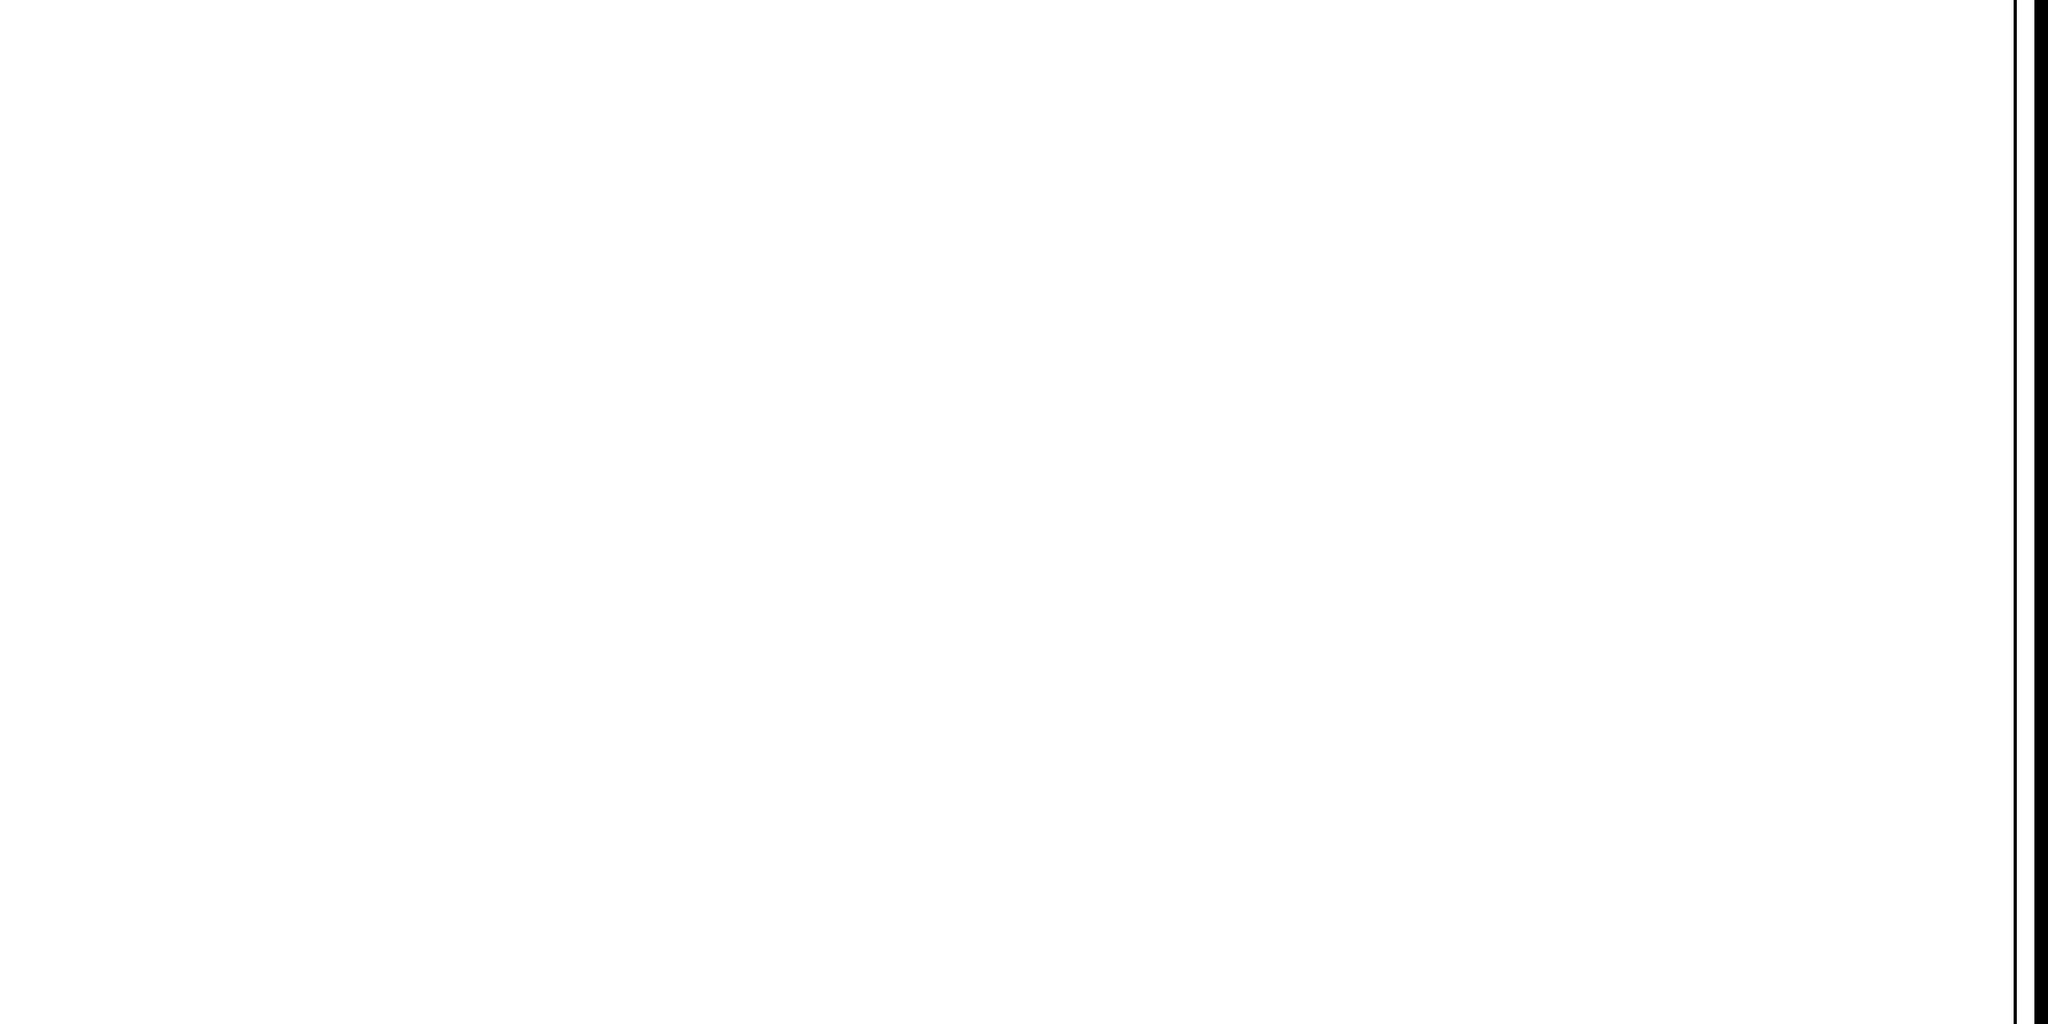

The image is a tile-based game level rendered from a .tmx file. Its description and complete source (layers, tilesets, objects, tile grids) follow:
An orthogonal 20x10 tile map with 128x128 px tiles, 1 tile layer (ground).

<map version="1.10" tiledversion="1.10.2" orientation="orthogonal" renderorder="right-down" width="20" height="10" tilewidth="128" tileheight="128" infinite="0" nextlayerid="7" nextobjectid="1">
 <tileset firstgid="1" name="city" tilewidth="128" tileheight="128" tilecount="5" columns="0">
  <grid orientation="orthogonal" width="1" height="1" />
  <tile id="2">
   <image width="128" height="128" source="../../tile/stick-shock/white/2.png" />
  </tile>
  <tile id="1">
   <image width="128" height="128" source="../../tile/stick-shock/white/5.png" />
  </tile>
  <tile id="3">
   <image width="128" height="128" source="../../tile/stick-shock/white/4.png" />
  </tile>
  <tile id="4">
   <image width="128" height="128" source="../../tile/stick-shock/white/6.png" />
  </tile>
  <tile id="5">
   <image width="128" height="128" source="../../tile/stick-shock/white/8.png" />
  </tile>
 </tileset>
 <layer id="5" name="ground" width="20" height="10">
  <data encoding="csv">
2,2,2,2,2,2,2,2,2,2,2,2,2,2,2,2,2,2,2,5,
2,2,2,2,2,2,2,2,2,2,2,2,2,2,2,2,2,2,2,5,
2,2,2,2,2,2,2,2,2,2,2,2,2,2,2,2,2,2,2,5,
2,2,2,2,2,2,2,2,2,2,2,2,2,2,2,2,2,2,2,5,
2,2,2,2,2,2,2,2,2,2,2,2,2,2,2,2,2,2,2,5,
2,2,2,2,2,2,2,2,2,2,2,2,2,2,2,2,2,2,2,5,
2,2,2,2,2,2,2,2,2,2,2,2,2,2,2,2,2,2,2,5,
2,2,2,2,2,2,2,2,2,2,2,2,2,2,2,2,2,2,2,5,
2,2,2,2,2,2,2,2,2,2,2,2,2,2,2,2,2,2,2,5,
2,2,2,2,2,2,2,2,2,2,2,2,2,2,2,2,2,2,2,5
</data>
 </layer>
</map>
